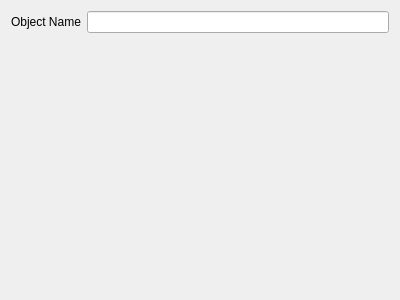
<?xml version="1.0" encoding="UTF-8"?>
<ui version="4.0">
 <class>WizardPageObject</class>
 <widget class="QWizardPage" name="WizardPageObject">
  <property name="geometry">
   <rect>
    <x>0</x>
    <y>0</y>
    <width>400</width>
    <height>300</height>
   </rect>
  </property>
  <property name="windowTitle">
   <string>WizardPage</string>
  </property>
  <property name="title">
   <string>New Object</string>
  </property>
  <layout class="QFormLayout" name="formLayout">
   <item row="0" column="0">
    <widget class="QLabel" name="label">
     <property name="text">
      <string>Object Name</string>
     </property>
    </widget>
   </item>
   <item row="0" column="1">
    <widget class="QLineEdit" name="lineEditName"/>
   </item>
  </layout>
 </widget>
 <resources/>
 <connections/>
</ui>
